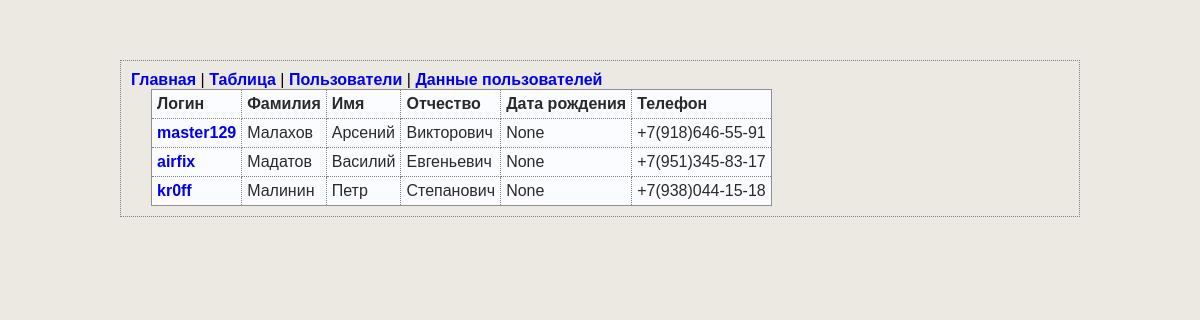
Screenshot of /users with the database file from the repository.
### app.py (models this page shows, shortened)
class UserModel(db.Model):
    __tablename__ = "users"
    id = db.Column(db.Integer, primary_key=True)
    login = db.Column(db.String(32), nullable=False)
    last_name = db.Column(db.String(32), nullable=False)
    name = db.Column(db.String(32), nullable=False)
    surname = db.Column(db.String(32), nullable=False)
    birth_date = db.Column(db.DateTime, nullable=True)
    phone = db.Column(db.String(32), nullable=True)
    def to_dict(self):
        return {
            "id": self.id,
            "login": self.login,
            "last_name": self.last_name,
            "name": self.name,
            "surname": self.surname,
            "birth_date": self.birth_date,
            "phone": self.phone
        }

### app.py (the view)
@app.route("/users")
def users_list():
    users = UserModel.query.all()
    entities = [user.to_dict() for user in users]
    return render_template("users_list.html", entities=entities)

### templates/users_list.html (shortened to what this page needs)
{% extends 'base.html' %}
{% block content %}
<table border="1" cellspacing="0">
    <tr>
        <th>Логин</th>
        <th>Фамилия</th>
        <th>Имя</th>
        <th>Отчество</th>
        <th>Дата рождения</th>
        <th>Телефон</th>
    </tr>
    {% for item in entities %}
    <tr>
        <td><a href="/users/{{ item.login }}">{{ item.login }}</a></td>
        <td>{{ item.last_name }}</td>
        <td>{{ item.name }}</td>
        <td>{{ item.surname }}</td>
        <td>{{ item.birth_date }}</td>
        <td>{{ item.phone }}</td>
    </tr>
    {% endfor %}
</table>
{% endblock %}

### static/css/style.css (style rules this page uses)
body { font-family: Verdana, Geneva, Arial, sans-serif; font-size: medium; background-color: rgb(236, 233, 226); margin-top: 5%; margin-bottom: 5%; margin-left: 10%; margin-right: 10%; border: 1px dotted gray; padding: 10px 10px 10px 10px; }
a { text-decoration: none; font-weight: 600; }
table { margin-left: 20px; margin-right: 20px; caption-side: bottom; border-collapse: collapse; }
td, th { padding: 5px; text-align: left; }
table { font-size: 1em; background-color: #fafcff; border: 1px solid #909090; color: #2a2a2a; padding: 5px 5px 2px; border-collapse: collapse; }
td, th { border: thin dotted gray; }

### rows the page displays
UserModel: login "master129", last_name "Малахов", name "Арсений", surname "Викторович", birth_date "None", phone "+7(918)646-55-91"
UserModel: login "airfix", last_name "Мадатов", name "Василий", surname "Евгеньевич", birth_date "None", phone "+7(951)345-83-17"
UserModel: login "kr0ff", last_name "Малинин", name "Петр", surname "Степанович", birth_date "None", phone "+7(938)044-15-18"
